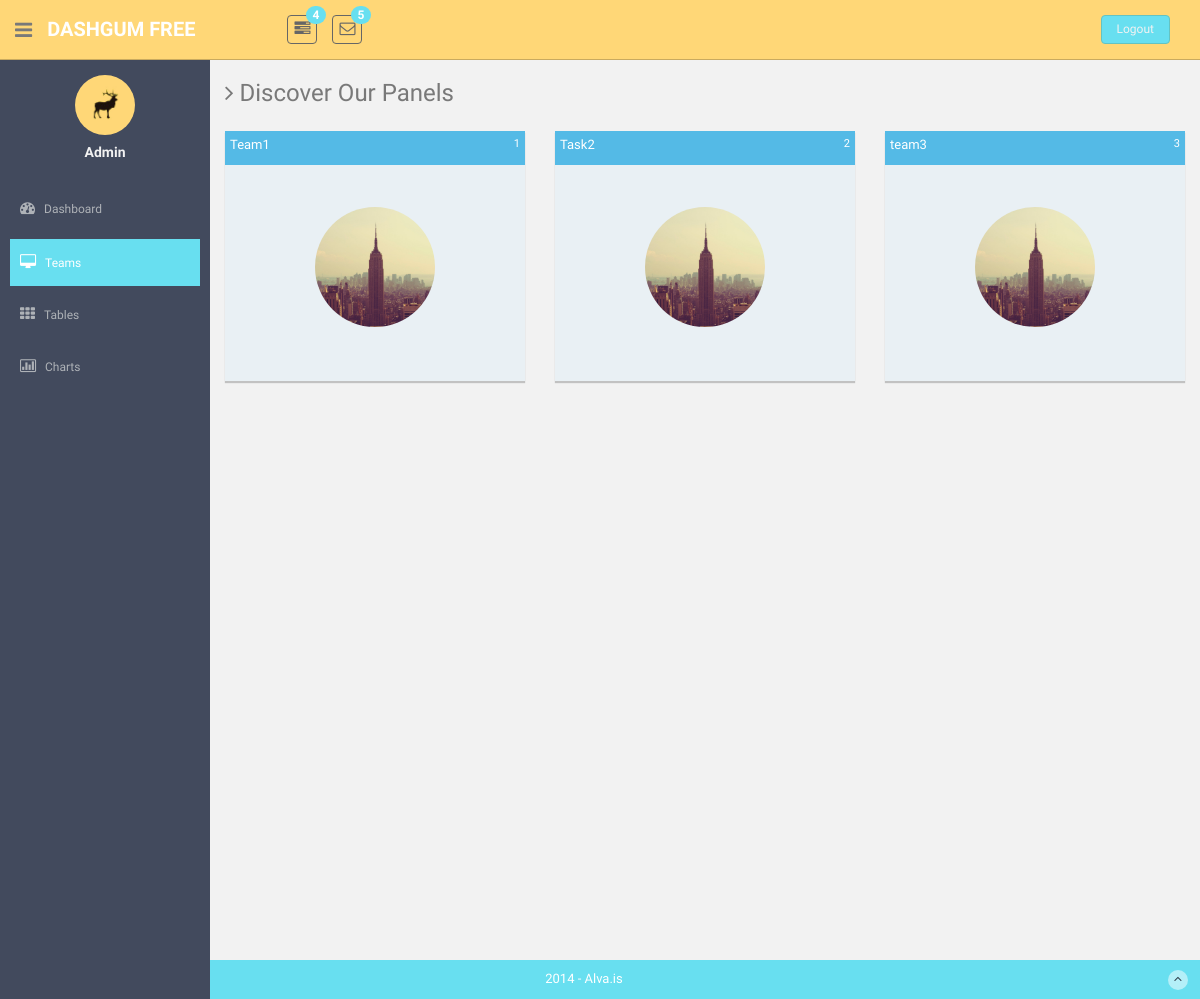
The page /panel/ on the database as committed earlier.
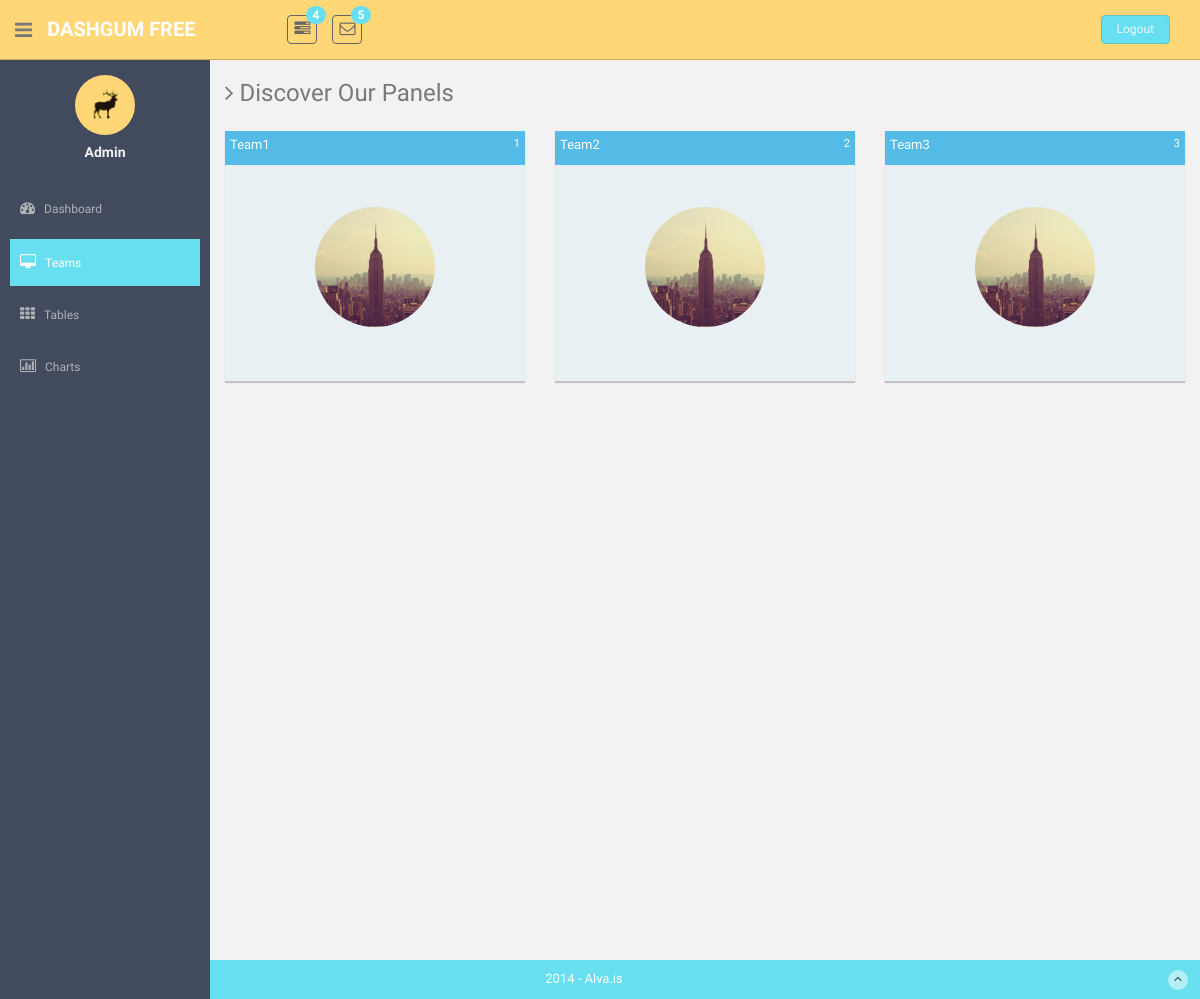
The same page on the database as committed later.
### hunt_app/models.py (models this page shows, shortened)
class Team(models.Model):
	team_name = models.CharField(max_length = 20)
	team_id = models.PositiveIntegerField(null = True)
	team_member_1 = models.CharField(max_length = 20)
	team_member_2 = models.CharField(max_length = 20)
	team_member_3 = models.CharField(max_length = 20, null = True, blank = True)
	team_member_4 = models.CharField(max_length = 20, null = True, blank = True)
	team_score = models.PositiveIntegerField(default=0)
	team_status=models.BooleanField(default=True)
	tasks_completed = models.PositiveIntegerField(default=0)
	team_rank = models.PositiveIntegerField(null = True, blank = True)
	team_hint_count=models.PositiveIntegerField(default=0)
	team_lat=models.FloatField(null = True, blank = True)
	team_long=models.FloatField(null = True, blank = True)

### hunt_app/views.py (the view)
# urls.py: url(r'^panel/', views.panel),
def panel(request):
    full=Team.objects.all()
    return render(request, 'panels.html',
              {'full':full})

### hunt_app/templates/panels.html (shortened to what this page needs)
{% load staticfiles %}
<!DOCTYPE html>
<html lang="en">
  <head>
    <link href="{% static  'css/bootstrap.css' %}" rel="stylesheet">
    <link href="{% static 'font-awesome/css/font-awesome.css' %}" rel="stylesheet" />
    <link href="{% static 'css/style.css' %}" rel="stylesheet">
    <link href="{% static 'css/style-responsive.css' %}" rel="stylesheet">
  </head>
  <body>
  <section id="container" >
      <header class="header black-bg">
              <div class="sidebar-toggle-box">
                  <div class="fa fa-bars tooltips" data-placement="right" data-original-title="Toggle Navigation"></div>
              </div>
            <a href="index.html" class="logo"><b>DASHGUM FREE</b></a>
            <div class="nav notify-row" id="top_menu">
                <ul class="nav top-menu">
                    <li class="dropdown">
                        <a data-toggle="dropdown" class="dropdown-toggle" href="index.html#">
                            <i class="fa fa-tasks"></i>
                            <span class="badge bg-theme">4</span>
                        </a>
                    </li>
                    <li id="header_inbox_bar" class="dropdown">
                        <a data-toggle="dropdown" class="dropdown-toggle" href="index.html#">
                            <i class="fa fa-envelope-o"></i>
                            <span class="badge bg-theme">5</span>
                        </a>
                    </li>
                </ul>
            </div>
            <div class="top-menu">
            	<ul class="nav pull-right top-menu">
                    <li><a class="logout" href="login.html">Logout</a></li>
            	</ul>
            </div>
        </header>
      <aside>
          <div id="sidebar"  class="nav-collapse ">
              <ul class="sidebar-menu" id="nav-accordion">
                  <p class="centered"><a href="profile.html"><img src="{% static 'img/ui-sam.jpg' %}" class="img-circle" width="60"></a></p>
                  <h5 class="centered">Admin</h5>
                  <li class="mt">
                      <a href="/index/">
                          <i class="fa fa-dashboard"></i>
                          <span>Dashboard</span>
                      </a>
                  </li>
                  <li class="sub-menu">
                      <a class="active" href = "/panel/">
                          <i class="fa fa-desktop"></i>
                          <span>Teams</span>
                      </a>
                  </li>
                  <li class="sub-menu">
                      <a href = "/table/">
                          <i class="fa fa-th"></i>
                          <span>Tables</span>
                      </a>
                  </li>
                  <li class="sub-menu">
                      <a href = "/chart/">
                          <i class=" fa fa-bar-chart-o"></i>
                          <span>Charts</span>
                      </a>
                  </li>
              </ul>
          </div>
      </aside>
      <section id="main-content">
          <section class="wrapper site-min-height">
          	<h3><i class="fa fa-angle-right"></i> Discover Our Panels</h3>
          	<div class="row mt">
          		<div class="col-lg-12">
					<div class="row">
            {% if full %}
            {% for team in full %}
						<div class="col-lg-4 col-md-4 col-sm-4 mb">
						<div class="weather-2 pn">
								<div class="weather-2-header">
									<div class="row">
										<div class="col-sm-6 col-xs-6">
											<p>{{ team.team_name }}</p>
										</div>
										<div class="col-sm-6 col-xs-6 goright">
											<p class="small">{{team.team_id}}</p>
										</div>
									</div>
								</div>
                <br>
                <br>
								<div class="row centered">
									<img src="{% static 'img/ny.jpg' %}" class="img-circle" width="120">
								</div>
</div>
						</div><! --/col-md-4 -->
            {% endfor %}
            {% endif %}
					</div>
          		</div>
          	</div>
		</section><! --/wrapper -->
      </section>
      <footer class="site-footer">
          <div class="text-center">
              2014 - Alva.is
              <a href="panels.html#" class="go-top">
                  <i class="fa fa-angle-up"></i>
              </a>
          </div>
      </footer>
  </section>
  </body>
</html>

### hunt_app/static/css/style.css (style rules this page uses)
body { color: #797979; background: #f2f2f2; font-family: 'Ruda', sans-serif; padding: 0px !important; margin: 0px !important; font-size:13px; }
ul li { list-style: none; }
a, a:hover, a:focus { text-decoration: none; outline: none; }
#container { width: 100%; height: 100%; }
.bg-theme { background-color: #68dff0; }
.centered { text-align: center; }
.goright { text-align: right; }
.mt { margin-top: 25px; }
.mb { margin-bottom: 25px; }
ul.top-menu > li > .logout { color: #f2f2f2; font-size: 12px; border-radius: 4px; -webkit-border-radius: 4px; border: 1px solid #64c3c2 !important; padding: 5px 15px; margin-right: 15px; background: #68dff0; margin-top: 15px; }
#sidebar { width: 210px; height: 100%; position: fixed; background: #424a5d; }
#sidebar h5 { color: #f2f2f2; font-weight: 700; }
#sidebar ul li { position: relative; }
ul.sidebar-menu , ul.sidebar-menu li ul.sub { margin: -2px 0 0; padding: 0; }
ul.sidebar-menu { margin-top: 75px; }
ul.sidebar-menu li { margin-bottom: 5px; margin-left:10px; margin-right:10px; }
ul.sidebar-menu li.sub-menu { line-height: 15px; }
ul.sidebar-menu li a span { display: inline-block; }
ul.sidebar-menu li a { color: #aeb2b7; text-decoration: none; display: block; padding: 15px 0 15px 10px; font-size: 12px; outline: none; -webkit-transition: all 0.3s ease; -moz-transition: all 0.3s ease; -o-transition: all 0.3s ease; -ms-transition: all 0.3s ease; transition: all 0.3s ease; }
ul.sidebar-menu li a.active, ul.sidebar-menu li a:hover, ul.sidebar-menu li a:focus { background: #68dff0; color: #fff; display: block; -webkit-transition: all 0.3s ease; -moz-transition: all 0.3s ease; -o-transition: all 0.3s ease; -ms-transition: all 0.3s ease; transition: all 0.3s ease; }
ul.sidebar-menu li a i { font-size: 15px; padding-right: 6px; }
ul.sidebar-menu li a.active i { color: #fff; }
#main-content { margin-left: 210px; }
.header, .footer { min-height: 60px; padding: 0 15px; }
.header { position: fixed; left: 0; right: 0; z-index: 1002; }
.black-bg { background: #ffd777; border-bottom: 1px solid #c9aa5f; }
.wrapper { display: inline-block; margin-top: 60px; padding-left: 15px; padding-right: 15px; padding-bottom: 15px; padding-top: 0px; width: 100%; }
a.logo { font-size: 20px; color: #ffffff; float: left; margin-top: 15px; text-transform: uppercase; }
a.logo b { font-weight: 900; }
#top_menu .nav > li, ul.top-menu > li { float: left; }
.notify-row { float: left; margin-top: 15px; margin-left: 92px; }
ul.top-menu > li > a { color: #666666; font-size: 16px; border-radius: 4px; -webkit-border-radius: 4px; border:1px solid #666666 !important; padding: 2px 6px; margin-right: 15px; }
.notify-row .badge { position: absolute; right: -10px; top: -10px; z-index: 100; }
.sidebar-toggle-box { float: left; padding-right: 15px; margin-top: 20px; }
.sidebar-toggle-box .fa-bars { cursor: pointer; display: inline-block; font-size: 20px; }
.pn { height: 250px; box-shadow: 0 2px 1px rgba(0, 0, 0, 0.2); }
.weather-2 { background: #e9f0f4; }
.weather-2 .weather-2-header { background: #54bae6; padding-top: 5px; margin-bottom: 5px; }
.weather-2 .weather-2-header p { color: white; margin-left: 5px; margin-right: 5px; }
.site-footer { background: #68dff0; color: #fff; padding: 10px 0; }
.go-top { margin-right: 1%; float: right; background: rgba(255,255,255,.5); width: 20px; height: 20px; border-radius: 50%; -webkit-border-radius: 50%; }
.go-top i { color: #2A3542; }
.site-min-height { min-height: 900px; }

Rows that differ between the two databases and show on the page:
removed Team: team_name "Task2", team_id "2"
removed Team: team_name "team3", team_id "3"
added Team: team_name "Team2", team_id "2"
added Team: team_name "Team3", team_id "3"
